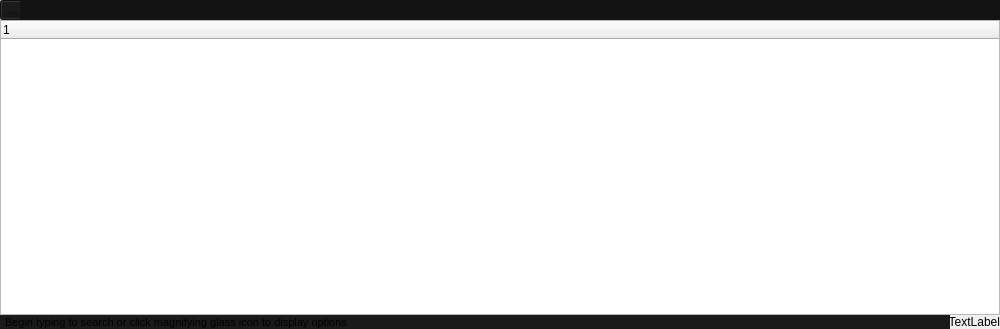
<?xml version="1.0" encoding="UTF-8"?>
<ui version="4.0">
 <class>Searcher</class>
 <widget class="QWidget" name="Searcher">
  <property name="windowModality">
   <enum>Qt::WindowModal</enum>
  </property>
  <property name="geometry">
   <rect>
    <x>0</x>
    <y>0</y>
    <width>1000</width>
    <height>329</height>
   </rect>
  </property>
  <property name="sizePolicy">
   <sizepolicy hsizetype="Expanding" vsizetype="Expanding">
    <horstretch>0</horstretch>
    <verstretch>0</verstretch>
   </sizepolicy>
  </property>
  <property name="minimumSize">
   <size>
    <width>0</width>
    <height>0</height>
   </size>
  </property>
  <property name="baseSize">
   <size>
    <width>1000</width>
    <height>350</height>
   </size>
  </property>
  <property name="windowTitle">
   <string>Searcher</string>
  </property>
  <property name="styleSheet">
   <string notr="true">QTreeWidget QHeaderView::section {
    font-size: 9pt;
}</string>
  </property>
  <layout class="QGridLayout" name="gridLayout">
   <property name="leftMargin">
    <number>0</number>
   </property>
   <property name="topMargin">
    <number>0</number>
   </property>
   <property name="rightMargin">
    <number>0</number>
   </property>
   <property name="bottomMargin">
    <number>0</number>
   </property>
   <property name="spacing">
    <number>0</number>
   </property>
   <item row="1" column="0">
    <layout class="QVBoxLayout" name="verticalLayout">
     <property name="spacing">
      <number>0</number>
     </property>
     <item>
      <layout class="QHBoxLayout" name="horizontalLayout_3">
       <property name="spacing">
        <number>0</number>
       </property>
       <item>
        <widget class="QFrame" name="frame">
         <property name="sizePolicy">
          <sizepolicy hsizetype="Preferred" vsizetype="Preferred">
           <horstretch>2</horstretch>
           <verstretch>0</verstretch>
          </sizepolicy>
         </property>
         <property name="minimumSize">
          <size>
           <width>0</width>
           <height>20</height>
          </size>
         </property>
         <property name="frameShape">
          <enum>QFrame::StyledPanel</enum>
         </property>
         <property name="frameShadow">
          <enum>QFrame::Raised</enum>
         </property>
         <widget class="QToolButton" name="searchfilter_btn">
          <property name="geometry">
           <rect>
            <x>0</x>
            <y>0</y>
            <width>26</width>
            <height>20</height>
           </rect>
          </property>
          <property name="baseSize">
           <size>
            <width>16</width>
            <height>16</height>
           </size>
          </property>
          <property name="styleSheet">
           <string notr="true">background-color: rgb(19, 19, 19);</string>
          </property>
          <property name="text">
           <string>...</string>
          </property>
          <property name="arrowType">
           <enum>Qt::NoArrow</enum>
          </property>
         </widget>
        </widget>
       </item>
       <item>
        <widget class="QLineEdit" name="searchbox_txt">
         <property name="sizePolicy">
          <sizepolicy hsizetype="Expanding" vsizetype="Minimum">
           <horstretch>99</horstretch>
           <verstretch>0</verstretch>
          </sizepolicy>
         </property>
         <property name="minimumSize">
          <size>
           <width>50</width>
           <height>0</height>
          </size>
         </property>
         <property name="mouseTracking">
          <bool>false</bool>
         </property>
         <property name="styleSheet">
          <string notr="true">background-color: rgb(19, 19, 19);</string>
         </property>
         <property name="frame">
          <bool>false</bool>
         </property>
        </widget>
       </item>
      </layout>
     </item>
     <item>
      <widget class="QTreeWidget" name="searchresults_tree">
       <property name="sizePolicy">
        <sizepolicy hsizetype="Preferred" vsizetype="Expanding">
         <horstretch>0</horstretch>
         <verstretch>0</verstretch>
        </sizepolicy>
       </property>
       <property name="font">
        <font>
         <pointsize>9</pointsize>
        </font>
       </property>
       <property name="mouseTracking">
        <bool>false</bool>
       </property>
       <property name="focusPolicy">
        <enum>Qt::NoFocus</enum>
       </property>
       <property name="frameShadow">
        <enum>QFrame::Sunken</enum>
       </property>
       <property name="lineWidth">
        <number>0</number>
       </property>
       <property name="sizeAdjustPolicy">
        <enum>QAbstractScrollArea::AdjustToContents</enum>
       </property>
       <property name="alternatingRowColors">
        <bool>true</bool>
       </property>
       <property name="selectionMode">
        <enum>QAbstractItemView::SingleSelection</enum>
       </property>
       <property name="selectionBehavior">
        <enum>QAbstractItemView::SelectRows</enum>
       </property>
       <column>
        <property name="text">
         <string notr="true">1</string>
        </property>
       </column>
      </widget>
     </item>
    </layout>
   </item>
   <item row="3" column="0">
    <layout class="QHBoxLayout" name="infobar">
     <item>
      <layout class="QGridLayout" name="infobargrid">
       <item row="1" column="0">
        <widget class="QLabel" name="info_lbl">
         <property name="font">
          <font>
           <pointsize>8</pointsize>
           <weight>50</weight>
           <bold>false</bold>
          </font>
         </property>
         <property name="styleSheet">
          <string notr="true">background-color: rgb(26, 26, 26);</string>
         </property>
         <property name="text">
          <string>Begin typing to search or click magnifying glass icon to display options</string>
         </property>
         <property name="margin">
          <number>2</number>
         </property>
         <property name="indent">
          <number>5</number>
         </property>
        </widget>
       </item>
       <item row="1" column="1">
        <widget class="QLabel" name="label">
         <property name="sizePolicy">
          <sizepolicy hsizetype="Maximum" vsizetype="Preferred">
           <horstretch>0</horstretch>
           <verstretch>0</verstretch>
          </sizepolicy>
         </property>
         <property name="maximumSize">
          <size>
           <width>50</width>
           <height>16777215</height>
          </size>
         </property>
         <property name="layoutDirection">
          <enum>Qt::RightToLeft</enum>
         </property>
         <property name="text">
          <string>TextLabel</string>
         </property>
         <property name="alignment">
          <set>Qt::AlignRight|Qt::AlignTrailing|Qt::AlignVCenter</set>
         </property>
        </widget>
       </item>
      </layout>
     </item>
    </layout>
   </item>
  </layout>
 </widget>
 <resources/>
 <connections/>
</ui>
